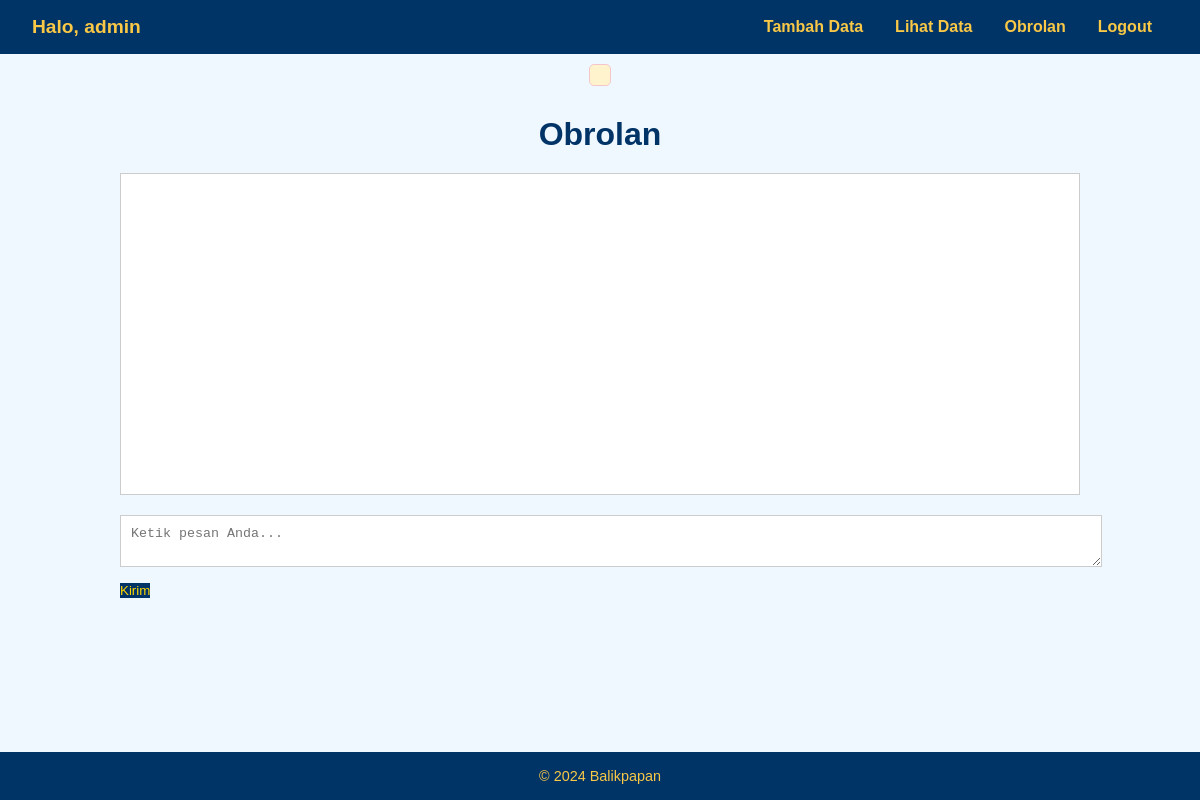
Before: /chat (signed in) with the older database file.
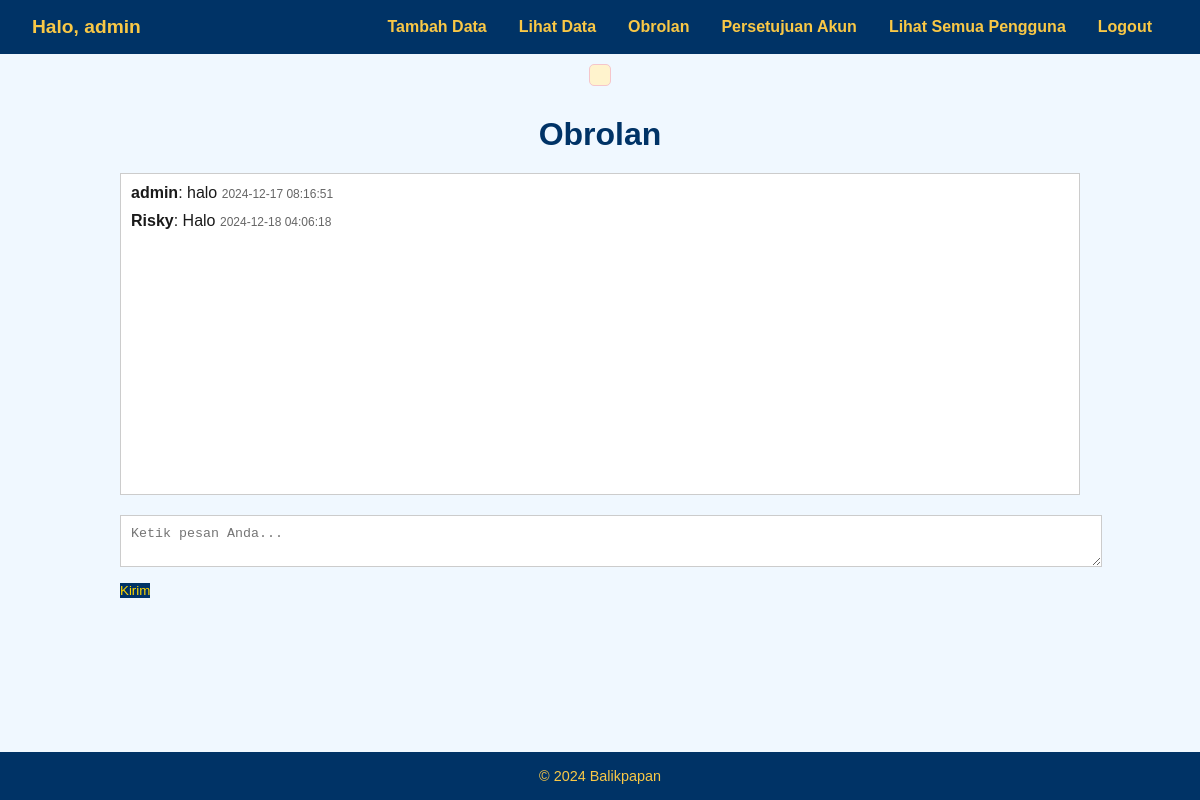
After: the same page with the newer database file.
### tables this page shows
CREATE TABLE obrolan (
        id INTEGER PRIMARY KEY AUTOINCREMENT,
        username TEXT NOT NULL,
        message TEXT NOT NULL,
        timestamp DATETIME DEFAULT CURRENT_TIMESTAMP
    );

### app.py (the view)
@app.route('/chat', methods=['GET', 'POST'])
def chat():
    if 'username' not in session:
        return redirect('/login')
    conn = sqlite3.connect("billing_system.db")
    cursor = conn.cursor()
    if request.method == 'POST':
        message = request.form['message'].strip()
        if message:
            cursor.execute("INSERT INTO obrolan (username, message) VALUES (?, ?)", (session['username'], message))
            conn.commit()
    cursor.execute("SELECT username, message, timestamp FROM obrolan ORDER BY timestamp ASC")
    chat_history = cursor.fetchall()
    conn.close()
    return render_template("chat.html", chat_history=chat_history)

### app.py (called while the page is built)
@app.before_request
def check_session():
    if 'username' not in session and request.endpoint != 'login' and request.endpoint not in ['static']:
        if not getattr(request, 'is_redirecting', False):
            flash("Sesi Anda telah berakhir.")
            request.is_redirecting = True
        return redirect('/login')

@app.before_request
def handle_session():
    if 'username' in session:
        session.permanent = False  # Tetapkan sesi sementara
        session.modified = True    # Perbarui waktu sesi
    elif request.endpoint not in ('login', 'register', 'static'):
        flash("Sesi Anda telah berakhir. Silakan login kembali.")
        return redirect('/login')

### templates/chat.html (shortened to what this page needs)
<!DOCTYPE html>
<html lang="id">
<head>
</head>
<body>
    {% extends "base.html" %}
{% block content %}
    <h1>Obrolan</h1>
    <div class="chat-container">
        <div class="chat-box">
            {% for chat in chat_history %}
                <div class="chat-message">
                    <strong>{{ chat[0] }}</strong>: {{ chat[1] }}
                    <span class="timestamp">{{ chat[2] }}</span>
                </div>
            {% endfor %}
        </div>
        <form method="POST">
            <textarea name="message" placeholder="Ketik pesan Anda..." required></textarea>
            <button type="submit">Kirim</button>
        </form>
    </div>
    {% endblock %}

### templates/base.html (shortened to what this page needs)
<!DOCTYPE html>
<html lang="en">
<head>
    <link rel="stylesheet" href="{{ url_for('static', filename='css/all.css') }}">
</head>
<body>
    <nav>
        <div>
            {% if session['username'] %}
                <span>Halo, {{ session['username'] }}</span>
            {% endif %}
        </div>
        <div>
            <a href="/form">Tambah Data</a>
            <a href="/report">Lihat Data</a>
            <a href="/chat">Obrolan</a>
            {% if session['role'] == 'admin' %}
                <a href="/admin_requests">Persetujuan Akun</a>
                <a href="/view_users">Lihat Semua Pengguna</a>
            {% endif %}
            <a href="/logout">Logout</a>
        </div>
    </nav>
    <div class="flash-messages">
    </div>
    {% block content %}{% endblock %}
    <footer>
        <p>&copy; 2024 Balikpapan</p>
    </footer>
</body>
</html>

Changed rows visible on the page:
added obrolan: username "admin", message "halo", timestamp "2024-12-17 08:16:51"
added obrolan: username "Risky", message "Halo", timestamp "2024-12-18 04:06:18"
Other visible differences:
{{ session['username'] }}: "admin" → (not shown)
text now shown: "Persetujuan Akun Lihat Semua Pengguna"
